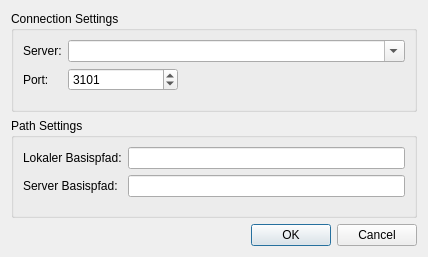
<?xml version="1.0" encoding="UTF-8"?>
<ui version="4.0">
 <class>SettingsDialog</class>
 <widget class="QDialog" name="SettingsDialog">
  <property name="geometry">
   <rect>
    <x>0</x>
    <y>0</y>
    <width>428</width>
    <height>257</height>
   </rect>
  </property>
  <property name="windowTitle">
   <string>Einstellungen</string>
  </property>
  <layout class="QVBoxLayout" name="verticalLayout">
   <item>
    <widget class="QGroupBox" name="groupBox">
     <property name="title">
      <string>Connection Settings</string>
     </property>
     <layout class="QFormLayout" name="formLayout">
      <item row="0" column="0">
       <widget class="QLabel" name="label_2">
        <property name="sizePolicy">
         <sizepolicy hsizetype="Fixed" vsizetype="Preferred">
          <horstretch>0</horstretch>
          <verstretch>0</verstretch>
         </sizepolicy>
        </property>
        <property name="text">
         <string>Server:</string>
        </property>
       </widget>
      </item>
      <item row="0" column="1">
       <widget class="QComboBox" name="cmbHost">
        <property name="editable">
         <bool>true</bool>
        </property>
       </widget>
      </item>
      <item row="1" column="0">
       <widget class="QLabel" name="label">
        <property name="text">
         <string>Port:</string>
        </property>
       </widget>
      </item>
      <item row="1" column="1">
       <widget class="QSpinBox" name="spinPort">
        <property name="sizePolicy">
         <sizepolicy hsizetype="Fixed" vsizetype="Fixed">
          <horstretch>0</horstretch>
          <verstretch>0</verstretch>
         </sizepolicy>
        </property>
        <property name="minimumSize">
         <size>
          <width>110</width>
          <height>0</height>
         </size>
        </property>
        <property name="minimum">
         <number>80</number>
        </property>
        <property name="maximum">
         <number>60000</number>
        </property>
        <property name="value">
         <number>3101</number>
        </property>
       </widget>
      </item>
     </layout>
    </widget>
   </item>
   <item>
    <widget class="QGroupBox" name="groupBox_2">
     <property name="title">
      <string>Path Settings</string>
     </property>
     <layout class="QFormLayout" name="formLayout_2">
      <item row="0" column="0">
       <widget class="QLabel" name="label_3">
        <property name="text">
         <string>Lokaler Basispfad:</string>
        </property>
       </widget>
      </item>
      <item row="0" column="1">
       <widget class="QLineEdit" name="lineLocalbase"/>
      </item>
      <item row="1" column="0">
       <widget class="QLabel" name="label_4">
        <property name="text">
         <string>Server Basispfad:</string>
        </property>
       </widget>
      </item>
      <item row="1" column="1">
       <widget class="QLineEdit" name="lineRemotebase"/>
      </item>
     </layout>
    </widget>
   </item>
   <item>
    <widget class="QDialogButtonBox" name="buttonBox">
     <property name="orientation">
      <enum>Qt::Horizontal</enum>
     </property>
     <property name="standardButtons">
      <set>QDialogButtonBox::Cancel|QDialogButtonBox::Ok</set>
     </property>
    </widget>
   </item>
  </layout>
 </widget>
 <resources/>
 <connections>
  <connection>
   <sender>buttonBox</sender>
   <signal>accepted()</signal>
   <receiver>SettingsDialog</receiver>
   <slot>accept()</slot>
   <hints>
    <hint type="sourcelabel">
     <x>248</x>
     <y>254</y>
    </hint>
    <hint type="destinationlabel">
     <x>157</x>
     <y>274</y>
    </hint>
   </hints>
  </connection>
  <connection>
   <sender>buttonBox</sender>
   <signal>rejected()</signal>
   <receiver>SettingsDialog</receiver>
   <slot>reject()</slot>
   <hints>
    <hint type="sourcelabel">
     <x>316</x>
     <y>260</y>
    </hint>
    <hint type="destinationlabel">
     <x>286</x>
     <y>274</y>
    </hint>
   </hints>
  </connection>
 </connections>
</ui>
